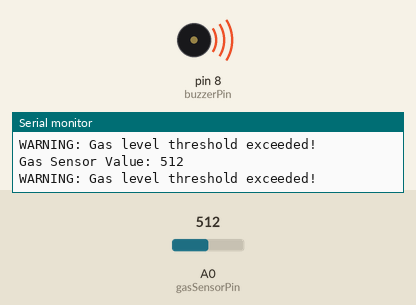
Recording of a sketch running on a simulated Arduino Uno, built with avr-gcc and run on an emulated ATmega328P. Shown: buzzer (waves = sounding, pin HIGH), the last lines printed to the serial monitor. The test bench sets the inputs (shaded band); at power-on: A0 (gasSensorPin) = 512.

Above: at 1.3 s.
1.4 s: A0 (gasSensorPin) set to 417
2.9 s: A0 (gasSensorPin) set to 392
At 3.8 s:
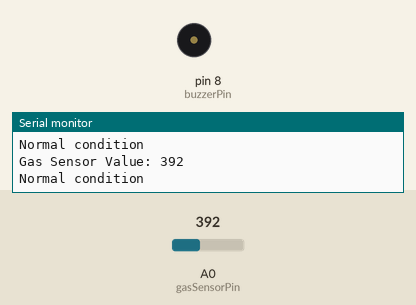
4.5 s: A0 (gasSensorPin) set to 410
At 5.1 s:
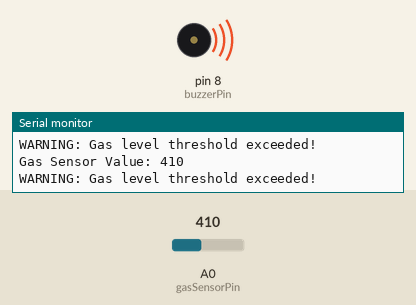
6.0 s: A0 (gasSensorPin) set to 390
At 6.3 s:
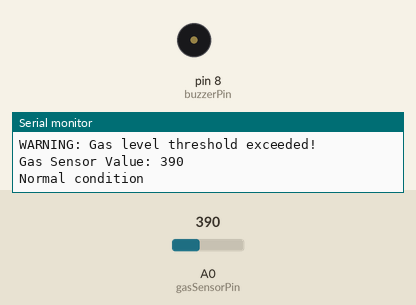
Timing chart, 0 to 8.5 s (numbered marks = the images above; inputs shaded):
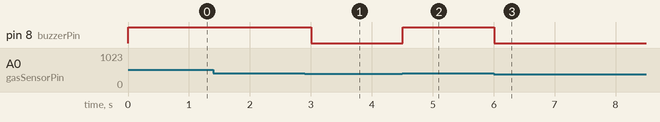

The sketch:

main.ino
```cpp
const int gasSensorPin = A0;
const int buzzerPin = 8;

int gasThreshold = 400;

void setup() {
  Serial.begin(9600);
  pinMode(buzzerPin, OUTPUT);
}

void loop() {
  int gasValue = analogRead(gasSensorPin);

  Serial.print("Gas Sensor Value: ");
  Serial.println(gasValue);

  if (gasValue >= gasThreshold) {
    digitalWrite(buzzerPin, HIGH);
    Serial.println("WARNING: Gas level threshold exceeded!");
  } else {
    digitalWrite(buzzerPin, LOW);
    Serial.println("Normal condition");
  }

  delay(500);
}
```

Measured:
- the behaviour switches between 400 and 399 on A0 (gasSensorPin) (found by bisection; images 0 and 1)
- after the input at 2.9 s, pin 8 (buzzerPin): HIGH → LOW after 0.11 s
- after the input at 4.5 s, pin 8 (buzzerPin): LOW → HIGH at once
- after the input at 6.0 s, pin 8 (buzzerPin): HIGH → LOW at once
